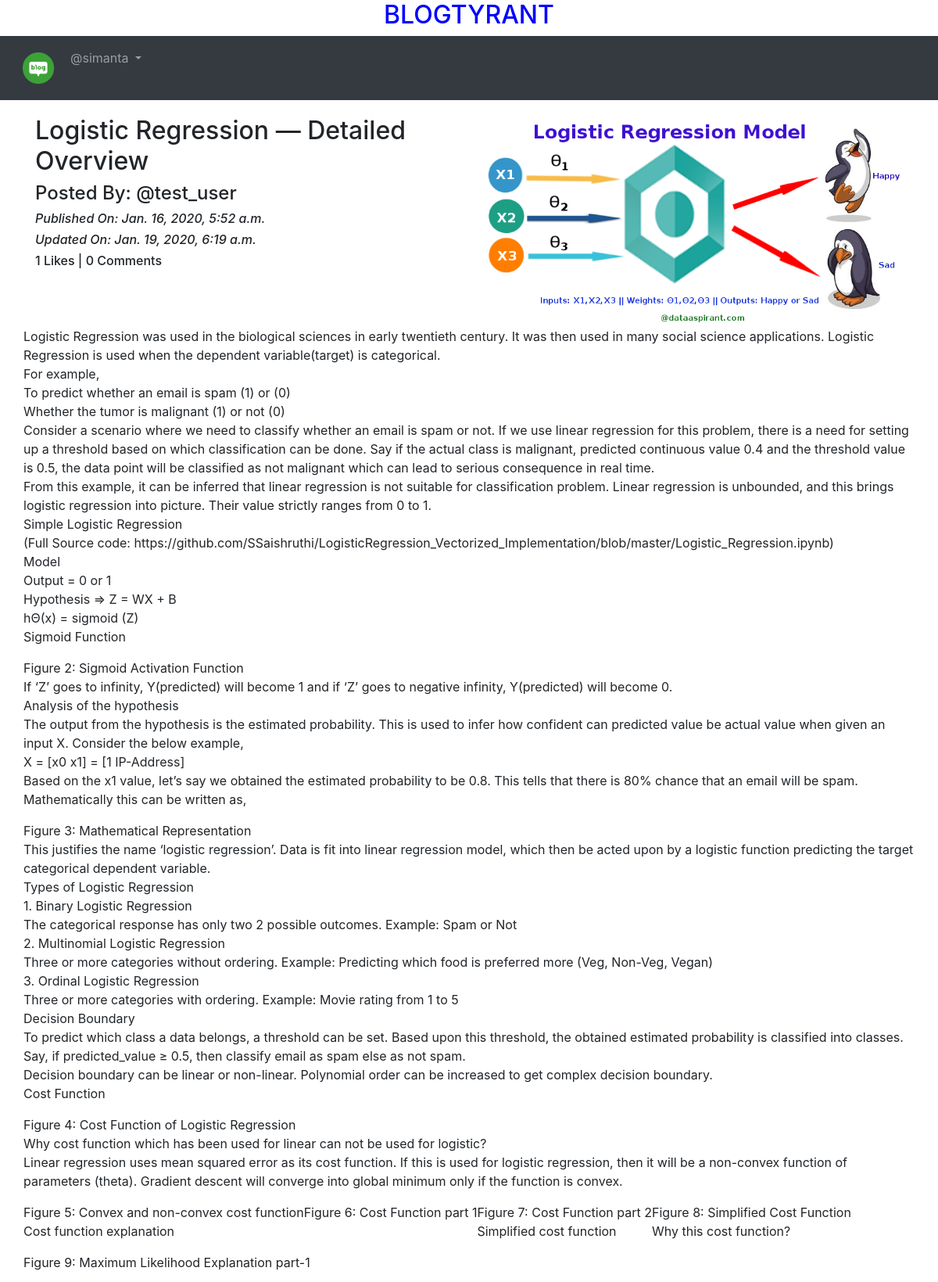
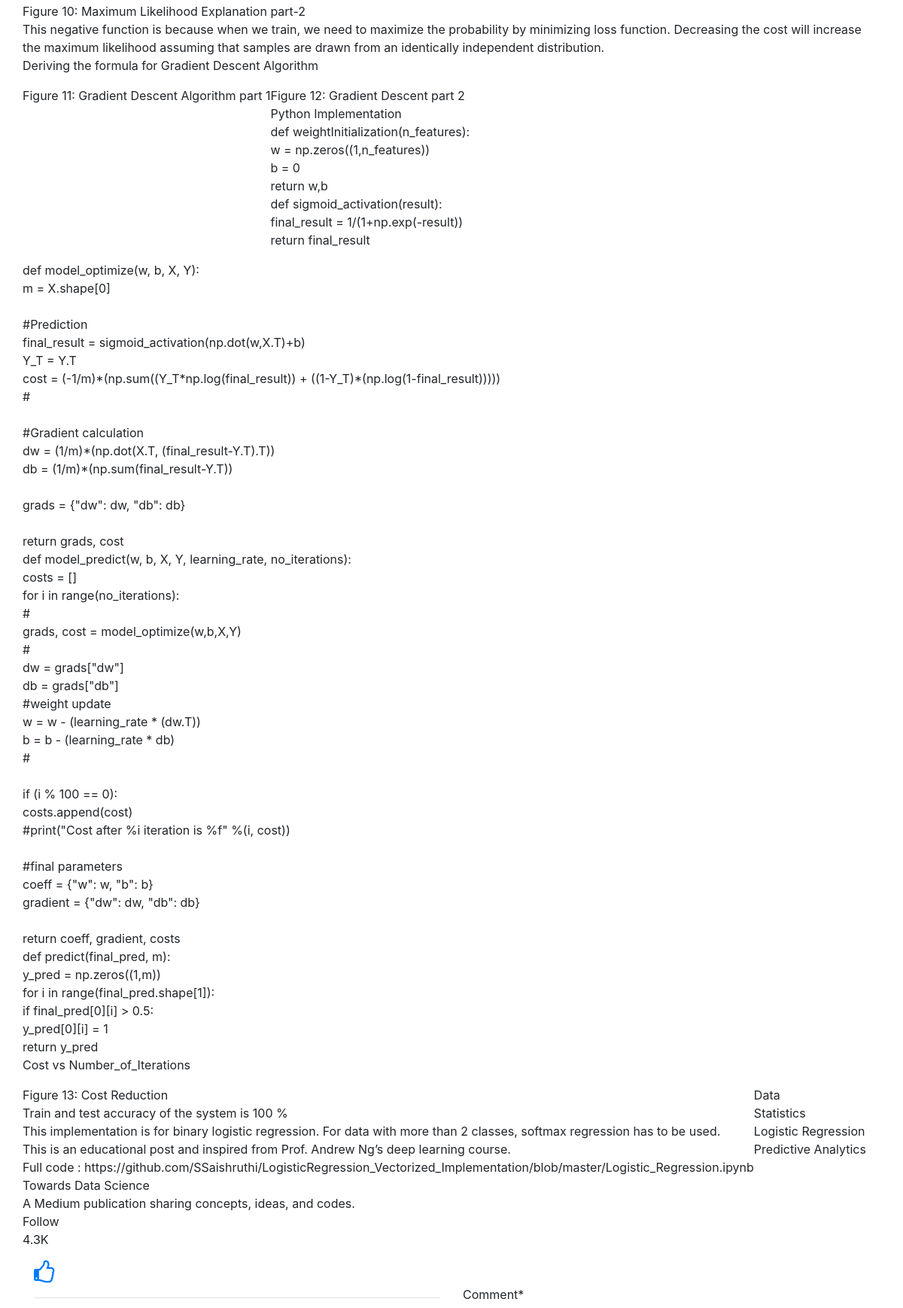
Screenshot of /blog/details/Logistic-Regression--Detailed-Overview-6d966158-6087-490f-a4a5-b92802ec9058 (signed in, upper part) with the database file from the repository (2 pictures, top to bottom).
### App_Blog/models.py (models this page shows, shortened)
class Blog(models.Model):
    author = models.ForeignKey(User, on_delete=models.CASCADE, related_name='post_author')
    blog_title = models.CharField(max_length=264, verbose_name="Put a Title")
    slug = models.SlugField(max_length=264, unique=True)
    blog_content = models.TextField(verbose_name="What is on your mind?")
    blog_image = models.ImageField(upload_to='blog_images', verbose_name="Image")
    publish_date = models.DateTimeField(auto_now_add=True)
    update_date = models.DateTimeField(auto_now=True)
    class Meta:
        ordering = ['-publish_date',]

### App_Blog/views.py (the view, shortened to what this page needs)
# urls.py: path('details/<slug:slug>', views.blog_details, name='blog_details'),
@login_required
def blog_details(request, slug):
    blog = Blog.objects.get(slug=slug)
    comment_form = CommentForm()
    already_liked = Likes.objects.filter(blog=blog, user= request.user)
    if already_liked:
        liked = True
    else:
        liked = False
    return render(request, 'App_Blog/blog_details.html', context={'blog':blog, 'comment_form':comment_form, 'liked':liked,})

### templates/App_Blog/blog_details.html (shortened to what this page needs)
{% extends 'base.html' %}
{% load crispy_forms_tags %}
{% block body_block %}
<div class="row">
  <div class="col-sm-6">
    <h2>{{blog.blog_title}}</h2>
    <h4>Posted By: @{{blog.author}}</h4>
    <i><h6>Published On: {{blog.publish_date}}</h6></i>
    <i><h6>Updated On: {{blog.update_date}}</h6></i>
    <h6>{{blog.liked_blog.count}} Likes | {{blog.blog_comment.count}} Comments</h6>
  </div>
  <div class="col-sm-6">
    <img src="/media/{{blog.blog_image}}" width="100%">
  </div>
  <p>
    {{blog.blog_content|linebreaks}}
  </p>
  </div>
  {% if not liked %}
  <a href="{% url 'App_Blog:liked_post' pk=blog.pk %}">
    <i class="fa fa-thumbs-o-up fa-2x" aria-hidden="true"></i>
  </a>
  {% else %}
  <a href="{% url 'App_Blog:unliked_post' pk=blog.pk %}">
    <i class="fa fa-thumbs-o-down fa-2x" aria-hidden="true"></i>
  </a>
  {% endif %}
  <div class="row">
    <div class="col-sm-6">
      <hr>
    </div>
    <div class="col-sm-6">
      <form method="POST">
        {{ comment_form|crispy }}
      </form>
    </div>
  </div>
  <br>
  <br>
  {% endblock %}

### templates/base.html (shortened to what this page needs)
<!DOCTYPE html>
{% load static %}
<html lang="en" dir="ltr">
<head>
  <link rel="stylesheet" href="https://maxcdn.bootstrapcdn.com/bootstrap/4.4.1/css/bootstrap.min.css">
  <link href="https://maxcdn.bootstrapcdn.com/font-awesome/4.7.0/css/font-awesome.min.css" rel="stylesheet">
</head>
<body>
  <h2 style="text-align:center;color:blue;">BLOGTYRANT</h2>
  <nav class="navbar navbar-expand-sm bg-dark navbar-dark">
    <ul class="navbar-nav">
      <li class="nav-item active">
        <a class="nav-link" href="{% url 'index' %}"><img src="/media/logo.png" width="50px"></a>
      </li>
      {% if user.is_authenticated %}
      <div class="nav-item dropdown">
        <a class="nav-link dropdown-toggle" href="#" id="navbardrop" data-toggle="dropdown">
          @{{user.username}}
        </a>
      </div>
      {% endif %}
    </ul>
  </nav>
  <div class="container" style="padding-top:20px">
    {% block body_block %}
    {% endblock %}
  </div>
</body>
</html>

### rows the page displays
Blog: blog_title "Logistic Regression — Detailed Overview", author "test_user", publish_date "Jan. 16, 2020, 5:52 a.m.", update_date "Jan. 19, 2020, 6:19 a.m.", liked_blog.count "1", blog_comment.count "0", blog_image (picture), blog_content "Logistic Regression was used in the biological sciences in early twentieth century. It was then used in many social science applications. Logistic Regression is used when the dependent variable(target) is categorical. For example, To predict whether an email is spam (1) or (0) Whether the tumor is malignant (1) or not (0) Consider a scenario where we need to classify whether an email is spam or not. If we use linear regression for this problem, there is a need for setting up a threshold based on which classification can be done. Say if the actual class is malignant, predicted continuous value 0.4 and the threshold value is 0.5, the data point will be classified as not malignant which can…"

### other values shown
{{ user.username }} "simanta"
{{ comment_form|crispy }} "Comment *"
